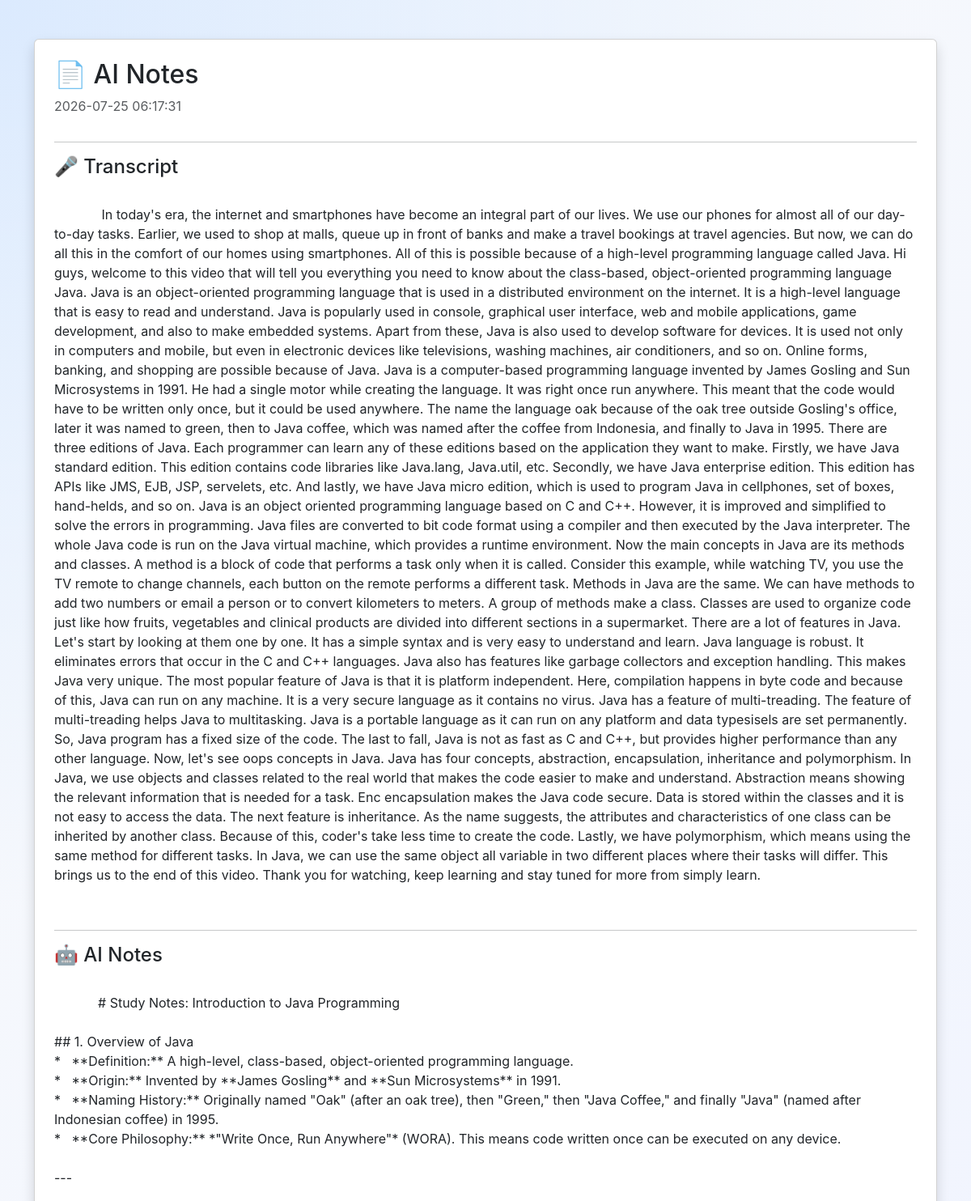
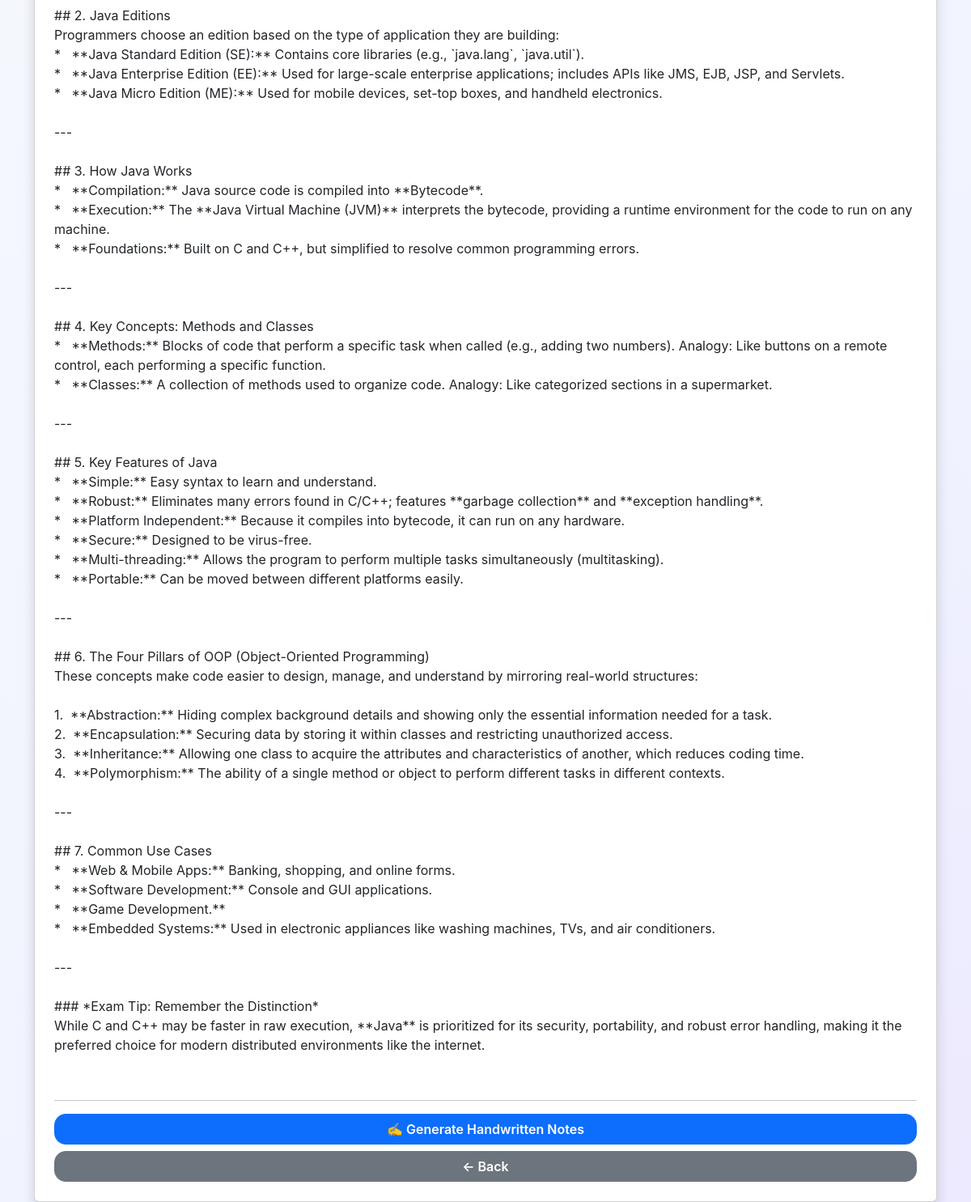
/note/38, run on the app's committed database (2 pictures, top to bottom).
### tables this page shows
CREATE TABLE notes (

    id INTEGER PRIMARY KEY AUTOINCREMENT,

    user_email TEXT,

    transcript TEXT,

    ai_notes TEXT,

    created_at TIMESTAMP DEFAULT CURRENT_TIMESTAMP

, lecture_name TEXT, favorite INTEGER DEFAULT 0);

### app.py (the view)
@app.route("/note/<int:note_id>")
def view_note(note_id):
    conn=get_db()
    cursor=conn.cursor()
    cursor.execute(
        """
        SELECT transcript,
               ai_notes,
               created_at
        FROM notes
        WHERE id=?
        """,
        (note_id,)
    )
    note=cursor.fetchone()
    conn.close()
    if not note:
        return "Note not found."
    return render_template(
    "view_note.html",
    transcript=note["transcript"],
    notes=note["ai_notes"],
    created_at=note["created_at"],
    note_id=note_id
    )

### app.py (called while the page is built)
def get_db():
    conn = sqlite3.connect("users.db")
    conn.row_factory = sqlite3.Row
    return conn

### templates/view_note.html (shortened to what this page needs)
<!DOCTYPE html>
<html>
<head>
    <link href="https://cdn.jsdelivr.net/npm/bootstrap@5.3.3/dist/css/bootstrap.min.css" rel="stylesheet">
    <link rel="stylesheet" href="{{ url_for('static', filename='style.css') }}">
    <link rel="stylesheet"
href="https://cdn.jsdelivr.net/npm/bootstrap-icons@1.11.3/font/bootstrap-icons.min.css">
</head>
<body class="bg-light">
<div class="container mt-5">
    <div class="card shadow p-4">
        <h2>📄 AI Notes</h2>
        <p class="text-muted">
            {{ created_at }}
        </p>
        <hr>
        <h4>🎤 Transcript</h4>
        <p style="white-space: pre-wrap;">
            {{ transcript }}
        </p>
        <hr>
        <h4>🤖 AI Notes</h4>
        <p style="white-space: pre-wrap;">
            {{ notes }}
        </p>
        <hr>
        <a href="/handwritten/{{ note_id }}" class="btn btn-primary mb-2">
            ✍️ Generate Handwritten Notes
        </a>
        <a href="/notes" class="btn btn-secondary">
            ← Back
        </a>
    </div>
</div>
</body>
</html>

### static/css/style.css (style rules this page uses)
:root { --primary:#4F46E5; --primary-light:#6366F1; --secondary:#7C3AED; --success:#22C55E; --danger:#EF4444; --background:#F8FAFC; --surface:#FFFFFF; --text:#1E293B; --muted:#64748B; --border:#E2E8F0; --radius:20px; --shadow-sm:0 8px 20px rgba(15,23,42,.05); --shadow-md:0 15px 35px rgba(15,23,42,.08); --shadow-lg:0 25px 50px rgba(15,23,42,.12); }
body { font-family:'Inter',sans-serif; background: radial-gradient(circle at top left,#dbeafe 0%,transparent 35%), radial-gradient(circle at bottom right,#ede9fe 0%,transparent 35%), linear-gradient(135deg,#f8fafc,#eef2ff); min-height:100vh; }
.btn { font-weight:600; border-radius:14px; transition:all .25s ease; }
.card, .feature-card, .library-card, .stats-card, .btn, img { transition: all .3s ease; }

### data on the page
notes: created_at "2026-07-25 06:17:31", ai_notes "# Study Notes: Introduction to Java Programming ## 1. Overview of Java * **Definition:** A high-level, class-based, object-oriented programming language. * **Origin:** Invented by **James Gosling** and **Sun Microsystems** in 1991. * **Naming History:** Originally named \"Oak\" (after an oak tree), then \"Green,\" then \"Java Coffee,\" and finally \"Java\" (named after Indonesian coffee) in 1995. * **Core Philosophy:** *\"Write Once, Run Anywhere\"* (WORA). This means code written once can be executed on any device. --- ## 2. Java Editions Programmers choose an edition based on the type of application they are building: * **Java Standard Edition (SE):** Contains core libraries (e.g., `java.lang`,…"
